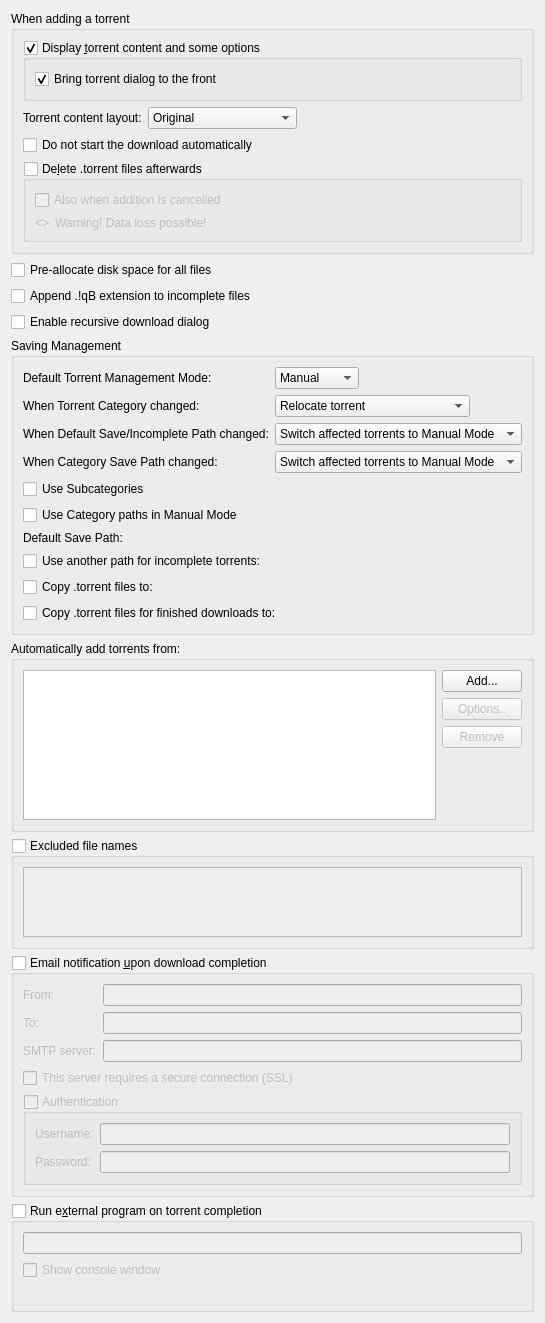
          <widget class="QWidget" name="scrollAreaWidgetContents_2">
           <property name="geometry">
            <rect>
             <x>0</x>
             <y>0</y>
             <width>470</width>
             <height>1066</height>
            </rect>
           </property>
           <layout class="QVBoxLayout" name="verticalLayout">
            <item>
             <widget class="QGroupBox" name="torrentAdditionBox">
              <property name="title">
               <string>When adding a torrent</string>
              </property>
              <layout class="QVBoxLayout" name="torrentAdditionBoxLayout">
               <item>
                <widget class="QGroupBox" name="checkAdditionDialog">
                 <property name="title">
                  <string>Display &amp;torrent content and some options</string>
                 </property>
                 <property name="checkable">
                  <bool>true</bool>
                 </property>
                 <layout class="QVBoxLayout" name="verticalLayout_18">
                  <item>
                   <widget class="QCheckBox" name="checkAdditionDialogFront">
                    <property name="text">
                     <string>Bring torrent dialog to the front</string>
                    </property>
                    <property name="checked">
                     <bool>true</bool>
                    </property>
                   </widget>
                  </item>
                 </layout>
                </widget>
               </item>
               <item>
                <layout class="QHBoxLayout" name="horizontalLayout_19">
                 <item>
                  <widget class="QLabel" name="contentLayoutLabel">
                   <property name="text">
                    <string>Torrent content layout:</string>
                   </property>
                  </widget>
                 </item>
                 <item>
                  <widget class="QComboBox" name="contentLayoutComboBox">
                   <property name="currentIndex">
                    <number>0</number>
                   </property>
                   <item>
                    <property name="text">
                     <string>Original</string>
                    </property>
                   </item>
                   <item>
                    <property name="text">
                     <string>Create subfolder</string>
                    </property>
                   </item>
                   <item>
                    <property name="text">
                     <string>Don't create subfolder</string>
                    </property>
                   </item>
                  </widget>
                 </item>
                 <item>
                  <spacer name="horizontalSpacer_20">
                   <property name="orientation">
                    <enum>Qt::Horizontal</enum>
                   </property>
                   <property name="sizeHint" stdset="0">
                    <size>
                     <width>40</width>
                     <height>20</height>
                    </size>
                   </property>
                  </spacer>
                 </item>
                </layout>
               </item>
               <item>
                <widget class="QCheckBox" name="checkStartPaused">
                 <property name="toolTip">
                  <string>The torrent will be added to download list in a paused state</string>
                 </property>
                 <property name="text">
                  <string extracomment="The torrent will be added to download list in a paused state">Do not start the download automatically</string>
                 </property>
                </widget>
               </item>
               <item>
                <widget class="QGroupBox" name="deleteTorrentBox">
                 <property name="toolTip">
                  <string>Whether the .torrent file should be deleted after adding it</string>
                 </property>
                 <property name="title">
                  <string>De&amp;lete .torrent files afterwards </string>
                 </property>
                 <property name="checkable">
                  <bool>true</bool>
                 </property>
                 <property name="checked">
                  <bool>false</bool>
                 </property>
                 <layout class="QVBoxLayout" name="deleteTorrentBoxLayout">
                  <item>
                   <widget class="QCheckBox" name="deleteCancelledTorrentBox">
                    <property name="toolTip">
                     <string>Also delete .torrent files whose addition was cancelled</string>
                    </property>
                    <property name="text">
                     <string>Also when addition is cancelled</string>
                    </property>
                   </widget>
                  </item>
                  <item>
                   <layout class="QHBoxLayout" name="deleteTorrentWarningLayout">
                    <item>
                     <widget class="QLabel" name="deleteTorrentWarningIcon">
                      <property name="sizePolicy">
                       <sizepolicy hsizetype="Fixed" vsizetype="Preferred">
                        <horstretch>0</horstretch>
                        <verstretch>0</verstretch>
                       </sizepolicy>
                      </property>
                      <property name="text">
                       <string notr="true">&lt;&gt;</string>
                      </property>
                     </widget>
                    </item>
                    <item>
                     <widget class="QLabel" name="deleteTorrentWarningLabel">
                      <property name="text">
                       <string>Warning! Data loss possible!</string>
                      </property>
                     </widget>
                    </item>
                   </layout>
                  </item>
                 </layout>
                </widget>
               </item>
              </layout>
             </widget>
            </item>
            <item>
             <widget class="QCheckBox" name="checkPreallocateAll">
              <property name="toolTip">
               <string>Allocate full file sizes on disk before starting downloads, to minimize fragmentation. Only useful for HDDs.</string>
              </property>
              <property name="text">
               <string>Pre-allocate disk space for all files</string>
              </property>
             </widget>
            </item>
            <item>
             <widget class="QCheckBox" name="checkAppendqB">
              <property name="text">
               <string>Append .!qB extension to incomplete files</string>
              </property>
             </widget>
            </item>
            <item>
             <widget class="QCheckBox" name="checkRecursiveDownload">
              <property name="toolTip">
               <string>When a torrent is downloaded, offer to add torrents from any .torrent files found inside it</string>
              </property>
              <property name="text">
               <string>Enable recursive download dialog</string>
              </property>
             </widget>
            </item>
            <item>
             <widget class="QGroupBox" name="groupSavingManagement">
              <property name="title">
               <string>Saving Management</string>
              </property>
              <layout class="QVBoxLayout" name="groupSavingManagementLayout">
               <item>
                <layout class="QGridLayout" name="gridLayout_3">
                 <item row="0" column="0">
                  <widget class="QLabel" name="label_40">
                   <property name="text">
                    <string>Default Torrent Management Mode:</string>
                   </property>
                  </widget>
                 </item>
                 <item row="0" column="1">
                  <layout class="QHBoxLayout" name="horizontalLayout_70">
                   <property name="spacing">
                    <number>10</number>
                   </property>
                   <item>
                    <widget class="QComboBox" name="comboSavingMode">
                     <property name="toolTip">
                      <string>Automatic: Various torrent properties (e.g. save path) will be decided by the associated category
Manual: Various torrent properties (e.g. save path) must be assigned manually</string>
                     </property>
                     <item>
                      <property name="text">
                       <string>Manual</string>
                      </property>
                     </item>
                     <item>
                      <property name="text">
                       <string>Automatic</string>
                      </property>
                     </item>
                    </widget>
                   </item>
                   <item>
                    <spacer name="horizontalSpacer_160">
                     <property name="orientation">
                      <enum>Qt::Horizontal</enum>
                     </property>
                     <property name="sizeHint" stdset="0">
                      <size>
                       <width>40</width>
                       <height>20</height>
                      </size>
                     </property>
                    </spacer>
                   </item>
                  </layout>
                 </item>
                 <item row="1" column="0">
                  <widget class="QLabel" name="labelTorrentCategoryChanged">
                   <property name="text">
                    <string>When Torrent Category changed:</string>
                   </property>
                  </widget>
                 </item>
                 <item row="1" column="1">
                  <layout class="QHBoxLayout" name="horizontalLayout_14">
                   <item>
                    <widget class="QComboBox" name="comboTorrentCategoryChanged">
                     <item>
                      <property name="text">
                       <string>Relocate torrent</string>
                      </property>
                     </item>
                     <item>
                      <property name="text">
                       <string>Switch torrent to Manual Mode</string>
                      </property>
                     </item>
                    </widget>
                   </item>
                   <item>
                    <spacer name="horizontalSpacer_17">
                     <property name="orientation">
                      <enum>Qt::Horizontal</enum>
                     </property>
                     <property name="sizeHint" stdset="0">
                      <size>
                       <width>40</width>
                       <height>20</height>
                      </size>
                     </property>
                    </spacer>
                   </item>
                  </layout>
                 </item>
                 <item row="2" column="0">
                  <widget class="QLabel" name="labelCategoryDefaultPathChanged">
                   <property name="text">
                    <string>When Default Save/Incomplete Path changed:</string>
                   </property>
                  </widget>
                 </item>
                 <item row="2" column="1">
                  <layout class="QHBoxLayout" name="horizontalLayout_15">
                   <item>
                    <widget class="QComboBox" name="comboCategoryDefaultPathChanged">
                     <property name="currentIndex">
                      <number>1</number>
                     </property>
                     <item>
                      <property name="text">
                       <string>Relocate affected torrents</string>
                      </property>
                     </item>
                     <item>
                      <property name="text">
                       <string>Switch affected torrents to Manual Mode</string>
                      </property>
                     </item>
                    </widget>
                   </item>
                   <item>
                    <spacer name="horizontalSpacer_18">
                     <property name="orientation">
                      <enum>Qt::Horizontal</enum>
                     </property>
                     <property name="sizeHint" stdset="0">
                      <size>
                       <width>40</width>
                       <height>20</height>
                      </size>
                     </property>
                    </spacer>
                   </item>
                  </layout>
                 </item>
                 <item row="3" column="0">
                  <widget class="QLabel" name="labelCategoryChanged">
                   <property name="text">
                    <string>When Category Save Path changed:</string>
                   </property>
                  </widget>
                 </item>
                 <item row="3" column="1">
                  <layout class="QHBoxLayout" name="horizontalLayout_17">
                   <item>
                    <widget class="QComboBox" name="comboCategoryChanged">
                     <property name="currentIndex">
                      <number>1</number>
                     </property>
                     <item>
                      <property name="text">
                       <string>Relocate affected torrents</string>
                      </property>
                     </item>
                     <item>
                      <property name="text">
                       <string>Switch affected torrents to Manual Mode</string>
                      </property>
                     </item>
                    </widget>
                   </item>
                   <item>
                    <spacer name="horizontalSpacer_19">
                     <property name="orientation">
                      <enum>Qt::Horizontal</enum>
                     </property>
                     <property name="sizeHint" stdset="0">
                      <size>
                       <width>40</width>
                       <height>20</height>
                      </size>
                     </property>
                    </spacer>
                   </item>
                  </layout>
                 </item>
                </layout>
               </item>
               <item>
                <widget class="QCheckBox" name="checkUseSubcategories">
                 <property name="text">
                  <string>Use Subcategories</string>
                 </property>
                </widget>
               </item>
               <item>
                <widget class="QCheckBox" name="checkUseCategoryPaths">
                 <property name="toolTip">
                  <string>Resolve relative Save Path against appropriate Category path instead of Default one</string>
                 </property>
                 <property name="text">
                  <string>Use Category paths in Manual Mode</string>
                 </property>
                </widget>
               </item>
               <item>
                <layout class="QGridLayout" name="gridLayout_4">
                 <item row="0" column="0">
                  <widget class="QLabel" name="labelSavePath">
                   <property name="text">
                    <string>Default Save Path:</string>
                   </property>
                  </widget>
                 </item>
                 <item row="0" column="1">
                  <widget class="FileSystemPathLineEdit" name="textSavePath" native="true"/>
                 </item>
                 <item row="1" column="0">
                  <widget class="QCheckBox" name="checkUseDownloadPath">
                   <property name="text">
                    <string>Use another path for incomplete torrents:</string>
                   </property>
                  </widget>
                 </item>
                 <item row="1" column="1">
                  <widget class="FileSystemPathLineEdit" name="textDownloadPath" native="true"/>
                 </item>
                 <item row="2" column="0">
                  <widget class="QCheckBox" name="checkExportDir">
                   <property name="text">
                    <string>Copy .torrent files to:</string>
                   </property>
                  </widget>
                 </item>
                 <item row="2" column="1">
                  <widget class="FileSystemPathLineEdit" name="textExportDir" native="true"/>
                 </item>
                 <item row="3" column="1">
                  <widget class="FileSystemPathLineEdit" name="textExportDirFin" native="true"/>
                 </item>
                 <item row="3" column="0">
                  <widget class="QCheckBox" name="checkExportDirFin">
                   <property name="text">
                    <string>Copy .torrent files for finished downloads to:</string>
                   </property>
                  </widget>
                 </item>
                </layout>
               </item>
              </layout>
             </widget>
            </item>
            <item>
             <widget class="QGroupBox" name="groupBox_2">
              <property name="title">
               <string>Automatically add torrents from:</string>
              </property>
              <layout class="QVBoxLayout" name="verticalLayout_38">
               <item>
                <layout class="QHBoxLayout" name="horizontalLayout_16">
                 <item>
                  <widget class="QTreeView" name="scanFoldersView">
                   <property name="sizePolicy">
                    <sizepolicy hsizetype="Expanding" vsizetype="Expanding">
                     <horstretch>0</horstretch>
                     <verstretch>1</verstretch>
                    </sizepolicy>
                   </property>
                   <property name="minimumSize">
                    <size>
                     <width>250</width>
                     <height>150</height>
                    </size>
                   </property>
                   <property name="editTriggers">
                    <set>QAbstractItemView::AllEditTriggers</set>
                   </property>
                   <property name="selectionMode">
                    <enum>QAbstractItemView::SingleSelection</enum>
                   </property>
                   <property name="selectionBehavior">
                    <enum>QAbstractItemView::SelectRows</enum>
                   </property>
                   <property name="textElideMode">
                    <enum>Qt::ElideNone</enum>
                   </property>
                   <property name="rootIsDecorated">
                    <bool>false</bool>
                   </property>
                   <attribute name="headerDefaultSectionSize">
                    <number>80</number>
                   </attribute>
                   <attribute name="headerStretchLastSection">
                    <bool>false</bool>
                   </attribute>
                  </widget>
                 </item>
                 <item>
                  <layout class="QVBoxLayout" name="verticalLayout_37">
                   <item>
                    <widget class="QPushButton" name="addWatchedFolderButton">
                     <property name="text">
                      <string>Add...</string>
                     </property>
                    </widget>
                   </item>
                   <item>
                    <widget class="QPushButton" name="editWatchedFolderButton">
                     <property name="enabled">
                      <bool>false</bool>
                     </property>
                     <property name="text">
                      <string>Options..</string>
                     </property>
                    </widget>
                   </item>
                   <item>
                    <widget class="QPushButton" name="removeWatchedFolderButton">
                     <property name="enabled">
                      <bool>false</bool>
                     </property>
                     <property name="text">
                      <string>Remove</string>
                     </property>
                    </widget>
                   </item>
                   <item>
                    <spacer name="verticalSpacer_6">
                     <property name="orientation">
                      <enum>Qt::Vertical</enum>
                     </property>
                     <property name="sizeHint" stdset="0">
                      <size>
                       <width>20</width>
                       <height>40</height>
                      </size>
                     </property>
                    </spacer>
                   </item>
                  </layout>
                 </item>
                </layout>
               </item>
              </layout>
             </widget>
            </item>
            <item>
             <widget class="QGroupBox" name="groupExcludedFileNames">
              <property name="title">
               <string>Excluded file names</string>
              </property>
              <property name="checkable">
               <bool>true</bool>
              </property>
              <property name="checked">
               <bool>false</bool>
              </property>
              <layout class="QVBoxLayout" name="verticalLayout_311">
               <item>
                <widget class="QPlainTextEdit" name="textExcludedFileNames">
                 <property name="toolTip">
                  <string>Blacklist filtered file names from being downloaded from torrent(s).
Files matching any of the filters in this list will have their priority automatically set to &quot;Do not download&quot;.

Use newlines to separate multiple entries. Can use wildcards as outlined below.
*: matches zero or more of any characters.
?: matches any single character.
[...]: sets of characters can be represented in square brackets.

Examples
*.exe: filter '.exe' file extension.
readme.txt: filter exact file name.
?.txt: filter 'a.txt', 'b.txt' but not 'aa.txt'.
readme[0-9].txt: filter 'readme1.txt', 'readme2.txt' but not 'readme10.txt'.</string>
                 </property>
                 <property name="lineWrapMode">
                  <enum>QPlainTextEdit::NoWrap</enum>
                 </property>
                </widget>
               </item>
              </layout>
             </widget>
            </item>
            <item>
             <widget class="QGroupBox" name="groupMailNotification">
              <property name="title">
               <string>Email notification &amp;upon download completion</string>
              </property>
              <property name="checkable">
               <bool>true</bool>
              </property>
              <property name="checked">
               <bool>false</bool>
              </property>
              <layout class="QVBoxLayout" name="verticalLayout_171">
               <item>
                <layout class="QGridLayout" name="gridLayout_9">
                 <item row="1" column="1">
                  <widget class="QLineEdit" name="lineEditDestEmail"/>
                 </item>
                 <item row="1" column="0">
                  <widget class="QLabel" name="label_2">
                   <property name="toolTip">
                    <string>Receiver</string>
                   </property>
                   <property name="text">
                    <string comment="To receiver">To:</string>
                   </property>
                  </widget>
                 </item>
                 <item row="2" column="0">
                  <widget class="QLabel" name="label_3">
                   <property name="text">
                    <string>SMTP server:</string>
                   </property>
                  </widget>
                 </item>
                 <item row="2" column="1">
                  <widget class="QLineEdit" name="lineEditSmtpServer"/>
                 </item>
                 <item row="0" column="1">
                  <widget class="QLineEdit" name="senderEmailTxt"/>
                 </item>
                 <item row="0" column="0">
                  <widget class="QLabel" name="label_25">
                   <property name="toolTip">
                    <string>Sender</string>
                   </property>
                   <property name="text">
                    <string comment="From sender">From:</string>
                   </property>
                  </widget>
                 </item>
                </layout>
               </item>
               <item>
                <widget class="QCheckBox" name="checkSmtpSSL">
                 <property name="text">
                  <string>This server requires a secure connection (SSL)</string>
                 </property>
                </widget>
               </item>
               <item>
                <widget class="QGroupBox" name="groupMailNotifAuth">
                 <property name="title">
                  <string>Authentication</string>
                 </property>
                 <property name="checkable">
                  <bool>true</bool>
                 </property>
                 <property name="checked">
                  <bool>false</bool>
                 </property>
                 <layout class="QFormLayout" name="formLayout_2">
                  <item row="0" column="0">
                   <widget class="QLabel" name="label_7">
                    <property name="text">
                     <string>Username:</string>
                    </property>
                   </widget>
                  </item>
                  <item row="0" column="1">
                   <widget class="QLineEdit" name="mailNotifUsername"/>
                  </item>
                  <item row="1" column="0">
                   <widget class="QLabel" name="label_8">
                    <property name="text">
                     <string>Password:</string>
                    </property>
                   </widget>
                  </item>
                  <item row="1" column="1">
                   <widget class="QLineEdit" name="mailNotifPassword">
                    <property name="echoMode">
                     <enum>QLineEdit::Password</enum>
                    </property>
                   </widget>
                  </item>
                 </layout>
                </widget>
               </item>
              </layout>
             </widget>
            </item>
            <item>
             <widget class="QGroupBox" name="autoRunBox">
              <property name="title">
               <string>Run e&amp;xternal program on torrent completion</string>
              </property>
              <property name="checkable">
               <bool>true</bool>
              </property>
              <property name="checked">
               <bool>false</bool>
              </property>
              <layout class="QVBoxLayout" name="verticalLayout_19">
               <item>
                <widget class="QLineEdit" name="lineEditAutoRun"/>
               </item>
               <item>
                <widget class="QCheckBox" name="autoRunConsole">
                 <property name="text">
                  <string>Show console window</string>
                 </property>
                </widget>
               </item>
               <item>
                <widget class="QLabel" name="labelAutoRunParam">
                 <property name="wordWrap">
                  <bool>true</bool>
                 </property>
                </widget>
               </item>
              </layout>
             </widget>
            </item>
           </layout>
          </widget>
